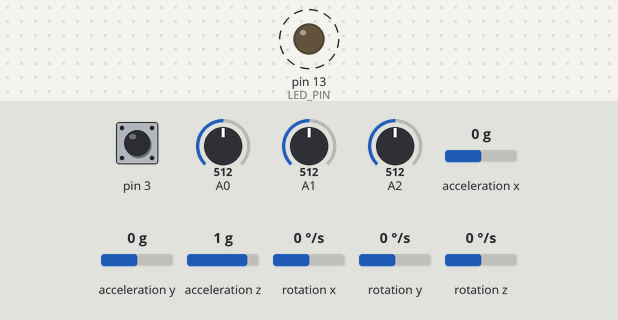
Simulated run of this sketch. Board: Arduino Leonardo, built with avr-gcc and run on an emulated ATmega32U4. On the bench: output pins drawn as LEDs (lit = HIGH). Dashed ring = blinking. Inputs (shaded band) come from the test bench; at power-on: pin 3 HIGH, A0 = 512, A1 = 512, A2 = 512, acceleration x 0 g, acceleration y 0 g, acceleration z 1 g, rotation x 0 °/s, rotation y 0 °/s, rotation z 0 °/s. The sensor or clock chip raises its interrupt line as the real part does; what the sketch prints to the serial monitor is not drawn.

Above: at 1.0 s.
Timing chart, 0 to 5.2 s (numbered marks = the images above):
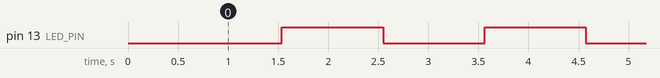

The sketch:

pressure_angle.ino
```cpp
// I2C device class (I2Cdev) demonstration Arduino sketch for MPU6050 class using DMP (MotionApps v2.0)
// 6/21/2012 by Jeff Rowberg <jeff@rowberg.net>
// Updates should (hopefully) always be available at https://github.com/jrowberg/i2cdevlib
//
// Changelog:
//      2013-05-08 - added seamless Fastwire support
//                 - added note about gyro calibration
//      2012-06-21 - added note about Arduino 1.0.1 + Leonardo compatibility error
//      2012-06-20 - improved FIFO overflow handling and simplified read process
//      2012-06-19 - completely rearranged DMP initialization code and simplification
//      2012-06-13 - pull gyro and accel data from FIFO packet instead of reading directly
//      2012-06-09 - fix broken FIFO read sequence and change interrupt detection to RISING
//      2012-06-05 - add gravity-compensated initial reference frame acceleration output
//                 - add 3D math helper file to DMP6 example sketch
//                 - add Euler output and Yaw/Pitch/Roll output formats
//      2012-06-04 - remove accel offset clearing for better results (thanks Sungon Lee)
//      2012-06-01 - fixed gyro sensitivity to be 2000 deg/sec instead of 250
//      2012-05-30 - basic DMP initialization working

/* ============================================
I2Cdev device library code is placed under the MIT license
Copyright (c) 2012 Jeff Rowberg

Permission is hereby granted, free of charge, to any person obtaining a copy
of this software and associated documentation files (the "Software"), to deal
in the Software without restriction, including without limitation the rights
to use, copy, modify, merge, publish, distribute, sublicense, and/or sell
copies of the Software, and to permit persons to whom the Software is
furnished to do so, subject to the following conditions:

The above copyright notice and this permission notice shall be included in
all copies or substantial portions of the Software.

THE SOFTWARE IS PROVIDED "AS IS", WITHOUT WARRANTY OF ANY KIND, EXPRESS OR
IMPLIED, INCLUDING BUT NOT LIMITED TO THE WARRANTIES OF MERCHANTABILITY,
FITNESS FOR A PARTICULAR PURPOSE AND NONINFRINGEMENT. IN NO EVENT SHALL THE
AUTHORS OR COPYRIGHT HOLDERS BE LIABLE FOR ANY CLAIM, DAMAGES OR OTHER
LIABILITY, WHETHER IN AN ACTION OF CONTRACT, TORT OR OTHERWISE, ARISING FROM,
OUT OF OR IN CONNECTION WITH THE SOFTWARE OR THE USE OR OTHER DEALINGS IN
THE SOFTWARE.
===============================================
*/

// I2Cdev and MPU6050 must be installed as libraries, or else the .cpp/.h files
// for both classes must be in the include path of your project
#include "I2Cdev.h"

#include "MPU6050_6Axis_MotionApps20.h"
//#include "MPU6050.h" // not necessary if using MotionApps include file

// Arduino Wire library is required if I2Cdev I2CDEV_ARDUINO_WIRE implementation
// is used in I2Cdev.h
#if I2CDEV_IMPLEMENTATION == I2CDEV_ARDUINO_WIRE
    #include "Wire.h"
#endif

// class default I2C address is 0x68
// specific I2C addresses may be passed as a parameter here
// AD0 low = 0x68 (default for SparkFun breakout and InvenSense evaluation board)
// AD0 high = 0x69
MPU6050 mpu;
//MPU6050 mpu(0x69); // <-- use for AD0 high

/* =========================================================================
   NOTE: In addition to connection 3.3v, GND, SDA, and SCL, this sketch
   depends on the MPU-6050's INT pin being connected to the Arduino's
   external interrupt #0 pin. On the Arduino Uno and Mega 2560, this is
   digital I/O pin 2.
 * ========================================================================= */

/* =========================================================================
   NOTE: Arduino v1.0.1 with the Leonardo board generates a compile error
   when using Serial.write(buf, len). The Teapot output uses this method.
   The solution requires a modification to the Arduino USBAPI.h file, which
   is fortunately simple, but annoying. This will be fixed in the next IDE
   release. For more info, see these links:

   http://arduino.cc/forum/index.php/topic,109987.0.html
   http://code.google.com/p/arduino/issues/detail?id=958
 * ========================================================================= */


// uncomment "OUTPUT_READABLE_QUATERNION" if you want to see the actual
// quaternion components in a [w, x, y, z] format (not best for parsing
// on a remote host such as Processing or something though)
//#define OUTPUT_READABLE_QUATERNION

// uncomment "OUTPUT_READABLE_EULER" if you want to see Euler angles
// (in degrees) calculated from the quaternions coming from the FIFO.
// Note that Euler angles suffer from gimbal lock (for more info, see
// http://en.wikipedia.org/wiki/Gimbal_lock)
//#define OUTPUT_READABLE_EULER

// uncomment "OUTPUT_READABLE_YAWPITCHROLL" if you want to see the yaw/
// pitch/roll angles (in degrees) calculated from the quaternions coming
// from the FIFO. Note this also requires gravity vector calculations.
// Also note that yaw/pitch/roll angles suffer from gimbal lock (for
// more info, see: http://en.wikipedia.org/wiki/Gimbal_lock)
#define OUTPUT_READABLE_YAWPITCHROLL

// uncomment "OUTPUT_READABLE_REALACCEL" if you want to see acceleration
// components with gravity removed. This acceleration reference frame is
// not compensated for orientation, so +X is always +X according to the
// sensor, just without the effects of gravity. If you want acceleration
// compensated for orientation, us OUTPUT_READABLE_WORLDACCEL instead.
//#define OUTPUT_READABLE_REALACCEL

// uncomment "OUTPUT_READABLE_WORLDACCEL" if you want to see acceleration
// components with gravity removed and adjusted for the world frame of
// reference (yaw is relative to initial orientation, since no magnetometer
// is present in this case). Could be quite handy in some cases.
//#define OUTPUT_READABLE_WORLDACCEL

// uncomment "OUTPUT_TEAPOT" if you want output that matches the
// format used for the InvenSense teapot demo
//#define OUTPUT_TEAPOT


#define LED_PIN 13 // (Arduino is 13, Teensy is 11, Teensy++ is 6)
bool blinkState = false;

// MPU control/status vars
bool dmpReady = false;  // set true if DMP init was successful
uint8_t mpuIntStatus;   // holds actual interrupt status byte from MPU
uint8_t devStatus;      // return status after each device operation (0 = success, !0 = error)
uint16_t packetSize;    // expected DMP packet size (default is 42 bytes)
uint16_t fifoCount;     // count of all bytes currently in FIFO
uint8_t fifoBuffer[64]; // FIFO storage buffer

// orientation/motion vars
Quaternion q;           // [w, x, y, z]         quaternion container
VectorInt16 aa;         // [x, y, z]            accel sensor measurements
VectorInt16 aaReal;     // [x, y, z]            gravity-free accel sensor measurements
VectorInt16 aaWorld;    // [x, y, z]            world-frame accel sensor measurements
VectorFloat gravity;    // [x, y, z]            gravity vector
float euler[3];         // [psi, theta, phi]    Euler angle container
float ypr[3];           // [yaw, pitch, roll]   yaw/pitch/roll container and gravity vector

// packet structure for InvenSense teapot demo
uint8_t teapotPacket[14] = { '$', 0x02, 0,0, 0,0, 0,0, 0,0, 0x00, 0x00, '\r', '\n' };


// ================================================================
// ===               INTERRUPT DETECTION ROUTINE                ===
// ================================================================

volatile bool mpuInterrupt = false;     // indicates whether MPU interrupt pin has gone high
void dmpDataReady() {
    mpuInterrupt = true;
}


// ================================================================
// ===                      INITIAL SETUP                       ===
// ================================================================

/////////////////////////
int A = 0;
int B = 0;
int C = 0;
int total = 0;
/////////////////////////////

void setup() {
    // join I2C bus (I2Cdev library doesn't do this automatically)
    #if I2CDEV_IMPLEMENTATION == I2CDEV_ARDUINO_WIRE
        Wire.begin();
        TWBR = 24; // 400kHz I2C clock (200kHz if CPU is 8MHz)
    #elif I2CDEV_IMPLEMENTATION == I2CDEV_BUILTIN_FASTWIRE
        Fastwire::setup(400, true);
    #endif

    // initialize serial communication
    // (115200 chosen because it is required for Teapot Demo output, but it's
    // really up to you depending on your project)
    Serial.begin(9600);
    while (!Serial); // wait for Leonardo enumeration, others continue immediately

    // NOTE: 8MHz or slower host processors, like the Teensy @ 3.3v or Ardunio
    // Pro Mini running at 3.3v, cannot handle this baud rate reliably due to
    // the baud timing being too misaligned with processor ticks. You must use
    // 38400 or slower in these cases, or use some kind of external separate
    // crystal solution for the UART timer.

    // initialize device
    Serial.println(F("Initializing I2C devices..."));
    mpu.initialize();

    // verify connection
    Serial.println(F("Testing device connections..."));
    Serial.println(mpu.testConnection() ? F("MPU6050 connection successful") : F("MPU6050 connection failed"));

    // wait for ready
    Serial.println(F("\nSend any character to begin DMP programming and demo: "));
    //while (Serial.available() && Serial.read()); // empty buffer
    //while (Serial.available());                 // wait for data
    while (Serial.available() && Serial.read()); // empty buffer again

    // load and configure the DMP
    Serial.println(F("Initializing DMP..."));
    devStatus = mpu.dmpInitialize();

    // supply your own gyro offsets here, scaled for min sensitivity
    mpu.setXGyroOffset(220);
    mpu.setYGyroOffset(76);
    mpu.setZGyroOffset(-85);
    mpu.setZAccelOffset(1788); // 1688 factory default for my test chip

    // make sure it worked (returns 0 if so)
    if (devStatus == 0) {
        // turn on the DMP, now that it's ready
        Serial.println(F("Enabling DMP..."));
        mpu.setDMPEnabled(true);

        // enable Arduino interrupt detection
        Serial.println(F("Enabling interrupt detection (Arduino external interrupt 0)..."));
        attachInterrupt(0, dmpDataReady, RISING);
        mpuIntStatus = mpu.getIntStatus();

        // set our DMP Ready flag so the main loop() function knows it's okay to use it
        Serial.println(F("DMP ready! Waiting for first interrupt..."));
        dmpReady = true;

        // get expected DMP packet size for later comparison
        packetSize = mpu.dmpGetFIFOPacketSize();
    } else {
        // ERROR!
        // 1 = initial memory load failed
        // 2 = DMP configuration updates failed
        // (if it's going to break, usually the code will be 1)
        Serial.print(F("DMP Initialization failed (code "));
        Serial.print(devStatus);
        Serial.println(F(")"));
    }

    // configure LED for output
    pinMode(LED_PIN, OUTPUT);
}


// ================================================================
// ===                    MAIN PROGRAM LOOP                     ===
// ================================================================

void loop() {

///////////////////////////////////////
  int val0=analogRead(A0);
  int val1=analogRead(A1);
  int val2=analogRead(A2);

  int total_in = val0 + val1 + val2;
  //////////////////////////////////////////////

    // if programming failed, don't try to do anything
    if (!dmpReady) return;

    // wait for MPU interrupt or extra packet(s) available
    while (!mpuInterrupt && fifoCount < packetSize) {
        // other program behavior stuff here
        // .
        // .
        // .
        // if you are really paranoid you can frequently test in between other
        // stuff to see if mpuInterrupt is true, and if so, "break;" from the
        // while() loop to immediately process the MPU data
        // .
        // .
        // .
    }

    // reset interrupt flag and get INT_STATUS byte
    mpuInterrupt = false;
    mpuIntStatus = mpu.getIntStatus();

    // get current FIFO count
    fifoCount = mpu.getFIFOCount();

    // check for overflow (this should never happen unless our code is too inefficient)
    if ((mpuIntStatus & 0x10) || fifoCount == 1024) {
        // reset so we can continue cleanly
        mpu.resetFIFO();
        //Serial.println(F("FIFO overflow!"));

    // otherwise, check for DMP data ready interrupt (this should happen frequently)
    } else if (mpuIntStatus & 0x02) {
        // wait for correct available data length, should be a VERY short wait
        while (fifoCount < packetSize) fifoCount = mpu.getFIFOCount();

        // read a packet from FIFO
        mpu.getFIFOBytes(fifoBuffer, packetSize);

        // track FIFO count here in case there is > 1 packet available
        // (this lets us immediately read more without waiting for an interrupt)
        fifoCount -= packetSize;

        #ifdef OUTPUT_READABLE_QUATERNION
            // display quaternion values in easy matrix form: w x y z
            mpu.dmpGetQuaternion(&q, fifoBuffer);
            Serial.print("quat\t");
            Serial.print(q.w);
            Serial.print("\t");
            Serial.print(q.x);
            Serial.print("\t");
            //Serial.print(q.y);
            Serial.print("\t");
            //Serial.println(q.z);
        #endif

        #ifdef OUTPUT_READABLE_EULER
            // display Euler angles in degrees
            mpu.dmpGetQuaternion(&q, fifoBuffer);
            mpu.dmpGetEuler(euler, &q);
            Serial.print("euler\t");
            Serial.print(euler[0] * 180/M_PI);
            Serial.print("\t");
            //Serial.print(euler[1] * 180/M_PI);
            Serial.print("\t");
            //Serial.println(euler[2] * 180/M_PI);
        #endif

        #ifdef OUTPUT_READABLE_YAWPITCHROLL
            // display Euler angles in degrees
            mpu.dmpGetQuaternion(&q, fifoBuffer);
            mpu.dmpGetGravity(&gravity, &q);
            mpu.dmpGetYawPitchRoll(ypr, &q, &gravity);
            //Serial.print("ypr\t");
            //Serial.print(ypr[0] * 180/M_PI);
            //Serial.print("\t");

            //Serial.print(ypr[1] * 180/M_PI);
            //Serial.print("\t");
            Serial.println();
            //Serial.println(ypr[2] * 180/M_PI);

////////////////////////////////////////////////////////////////////
             Serial.write('A');
             A = Serial.read();

             Serial.write('B');
             B = Serial.read();

             Serial.write('C');
             C = Serial.read();

             total = A + B + C;

             Serial.print( "내부 압력 값 : " + String(total_in) + " 내부 각도 값 : " +
             String(ypr[0] * 180/M_PI)+ " 외부 압력 값 : " + String(total) + "\n");
             ////////////////////////////////////////////////////////
        #endif

        #ifdef OUTPUT_READABLE_REALACCEL
            // display real acceleration, adjusted to remove gravity
            mpu.dmpGetQuaternion(&q, fifoBuffer);
            mpu.dmpGetAccel(&aa, fifoBuffer);
            mpu.dmpGetGravity(&gravity, &q);
            mpu.dmpGetLinearAccel(&aaReal, &aa, &gravity);
            Serial.print("areal\t");
            Serial.print(aaReal.x);
            Serial.print("\t");
            //Serial.print(aaReal.y);
            Serial.print("\t");
            //Serial.println(aaReal.z);
        #endif

        #ifdef OUTPUT_READABLE_WORLDACCEL
            // display initial world-frame acceleration, adjusted to remove gravity
            // and rotated based on known orientation from quaternion
            mpu.dmpGetQuaternion(&q, fifoBuffer);
            mpu.dmpGetAccel(&aa, fifoBuffer);
            mpu.dmpGetGravity(&gravity, &q);
            mpu.dmpGetLinearAccel(&aaReal, &aa, &gravity);
            mpu.dmpGetLinearAccelInWorld(&aaWorld, &aaReal, &q);
            Serial.print("aworld\t");
            Serial.print(aaWorld.x);
            Serial.print("\t");
            //Serial.print(aaWorld.y);
            Serial.print("\t");
            //Serial.println(aaWorld.z);
        #endif

        #ifdef OUTPUT_TEAPOT
            // display quaternion values in InvenSense Teapot demo format:
            teapotPacket[2] = fifoBuffer[0];
            teapotPacket[3] = fifoBuffer[1];
            teapotPacket[4] = fifoBuffer[4];
            teapotPacket[5] = fifoBuffer[5];
            teapotPacket[6] = fifoBuffer[8];
            teapotPacket[7] = fifoBuffer[9];
            teapotPacket[8] = fifoBuffer[12];
            teapotPacket[9] = fifoBuffer[13];
            Serial.write(teapotPacket, 14);
            teapotPacket[11]++; // packetCount, loops at 0xFF on purpose
        #endif
        delay(1000);
        // blink LED to indicate activity
        blinkState = !blinkState;
        digitalWrite(LED_PIN, blinkState);
    }
}
```

Measured:
- by itself, pin 13 (LED_PIN): alternates HIGH for 1.0 s and LOW for 1.0 s
